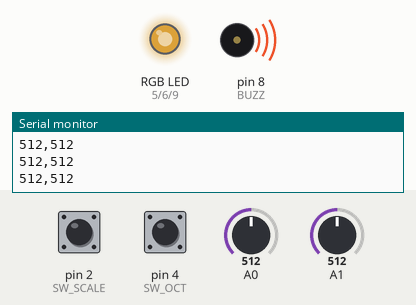
Bench run of a sketch on a simulated Arduino Uno, built with avr-gcc and run on an emulated ATmega328P. Parts: an RGB LED mixed from three pins (HIGH = lit), buzzer (waves = sounding), the last lines printed to the serial monitor. The test bench sets the inputs (shaded band); at power-on: A1 = 512, A0 = 512, pin 2 (SW_SCALE) HIGH, pin 4 (SW_OCT) HIGH. Dim RGB values are drawn brighter than linear.

Above: at 1.2 s.
1.3 s: A1 set to 716
At 1.7 s:
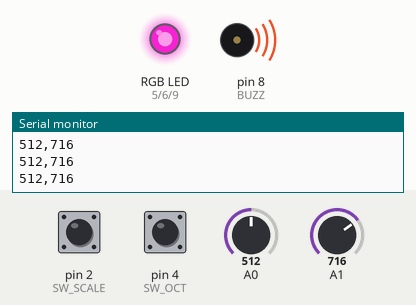
2.8 s: A0 set to 83
At 3.8 s:
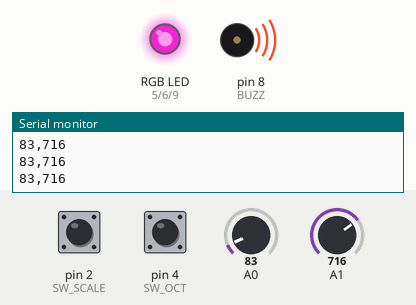
4.3 s: A0 set to 73
At 4.9 s:
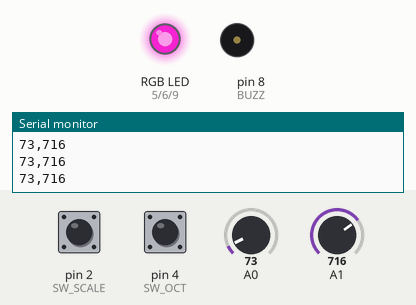
5.8 s: A1 set to 900
At 6.8 s:
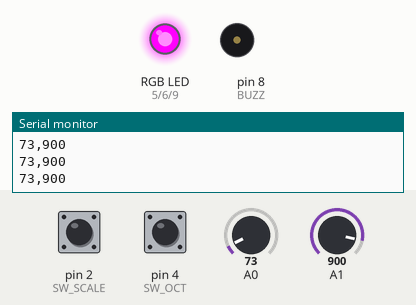
7.3 s: A0 set to 90
At 8.5 s:
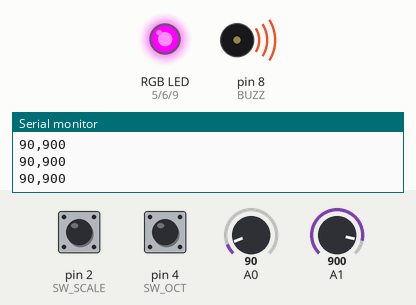
8.8 s: A1 set to 306
At 9.4 s:
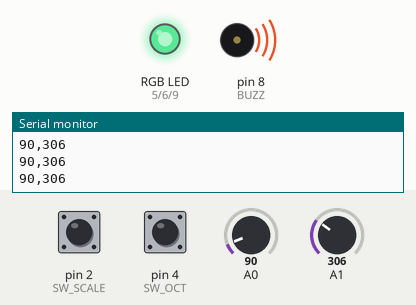
Timing chart, 0 to 11.3 s (numbered marks = the images above; inputs shaded):
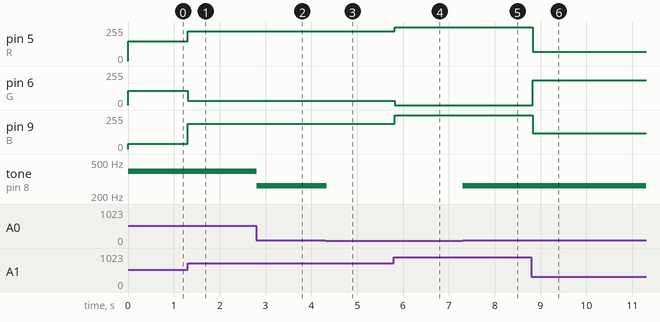

The sketch:

P08_Heritage-Light-Harp.ino
```cpp
/* PROJECT 8 - HERITAGE LIGHT HARP  (11.B Group 1)
   Hand over LDR 1 = choose the note. Hand over LDR 2 = change the colour.
   SCALE button: Western major <-> maqam Hijaz feel.  OCTAVE button: x1 / x2. */
const int L1 = A0, L2 = A1;             // LDR dividers
const int BUZZ = 8;                     // PASSIVE buzzer (tone)
const int R = 5, G = 6, B = 9;          // RGB on PWM pins (NOT 3 or 11: tone() uses that timer)
const int SW_SCALE = 2, SW_OCT = 4;     // buttons (other leg to GND)

int major[8] = {262, 294, 330, 349, 392, 440, 494, 523};   // C major
int hijaz[8] = {262, 277, 330, 349, 392, 415, 494, 523};   // maqam Hijaz feel

// ---- CALIBRATE with your own readings (Serial Monitor) ----
const int BRIGHT = 800;                 // LDR in full light
const int COVERED = 120;                // hand close over the LDR
const int SILENCE_LEVEL = 80;           // completely covered = silence
const bool RGB_COMMON_ANODE = false;    // true = longest leg to 5V

bool useHijaz = false;
int  octave = 1, lastNote = 0;
int  lastScale = HIGH, lastOct = HIGH;

// True ONCE at the moment a button goes from up (HIGH) to pressed (LOW).
// Holding the button down does NOT repeat it.
bool justPressed(int pin, int &lastState) {
  int now = digitalRead(pin);
  bool pressed = (lastState == HIGH && now == LOW);
  lastState = now;
  if (pressed) delay(25);               // ignore contact bounce
  return pressed;
}

int readAvg(int pin) {                  // average 5 readings (lights flicker at 50 Hz)
  long s = 0;
  for (int i = 0; i < 5; i++) s += analogRead(pin);
  return s / 5;
}

void pwm(int pin, int v) {
  v = constrain(v, 0, 255);
  analogWrite(pin, RGB_COMMON_ANODE ? 255 - v : v);
}

void setup() {
  Serial.begin(9600);
  pinMode(SW_SCALE, INPUT_PULLUP);
  pinMode(SW_OCT, INPUT_PULLUP);
  pinMode(R, OUTPUT); pinMode(G, OUTPUT); pinMode(B, OUTPUT);
}

void loop() {
  if (justPressed(SW_SCALE, lastScale)) { useHijaz = !useHijaz; Serial.println(useHijaz ? "HIJAZ" : "MAJOR"); }
  if (justPressed(SW_OCT, lastOct))     { octave = (octave == 1) ? 2 : 1; }

  int a = readAvg(L1);
  int b = readAvg(L2);

  int note = 0;
  if (a >= SILENCE_LEVEL) {
    int idx = constrain(map(a, COVERED, BRIGHT, 0, 7), 0, 7);
    note = (useHijaz ? hijaz[idx] : major[idx]) * octave;
  }
  if (note != lastNote) {               // only change the sound when the note changes
    if (note == 0) noTone(BUZZ); else tone(BUZZ, note);
    lastNote = note;
  }

  int hue = constrain(map(b, COVERED, BRIGHT, 0, 255), 0, 255);
  pwm(R, hue);
  pwm(G, 255 - hue);
  pwm(B, abs(128 - hue) * 2);

  Serial.print(a); Serial.print(","); Serial.println(b);
  delay(30);
}
```

Measured:
- the behaviour switches between 80 and 79 on A0 (found by bisection; images 2 and 3)
- after the input at 1.3 s, pin 5 (R): 147/255 → 223/255 at once; pin 6 (G): 108/255 → 32/255 at once; pin 9 (B): 38/255 → 190/255 at once
- after the input at 2.8 s, tone on pin 8 (BUZZ): 392 Hz → 262 Hz at once
- after the input at 4.3 s, tone on pin 8 (BUZZ): 262 Hz → silent at once
- after the input at 5.8 s, pin 5 (R): 223/255 → 255/255 at once; pin 6 (G): 32/255 → 0/255 at once; pin 9 (B): 190/255 → 254/255 at once
- after the input at 7.3 s, tone on pin 8 (BUZZ): silent → 262 Hz at once
- after the input at 8.8 s, pin 5 (R): 255/255 → 69/255 at once; pin 6 (G): 0/255 → 186/255 at once; pin 9 (B): 254/255 → 118/255 at once
